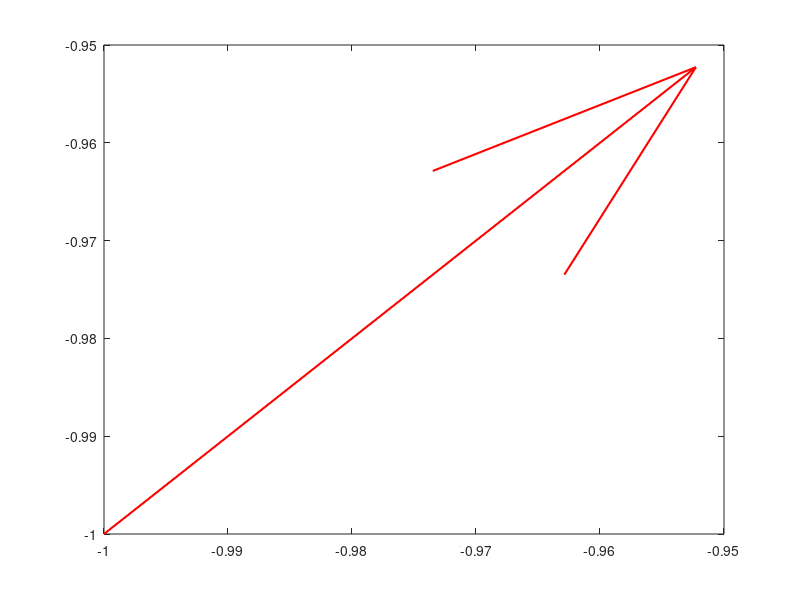

Recreate this plot in MATLAB. (Note: this script raises an error after producing the figure.)
%phaseport
%Example code to display a phase portrait of a 2nd order autonomous system
%Programmed by H. Richter
%Cleveland State University, 2015
%Uses adjust_quiver_arrowhead_size from Matlab Exchange / Kevin Delaney

%From the class example:

%x1dot=-2*x1+x2*u
%x2dot=-x1*u

%Set up a grid around the equilibrium point
u=1;
x1=[-1:0.15:1];
x2=[-1:0.15:1];
for i=1:length(x1),
    for j=1:length(x2),
    x1dot=-2*x1(i)+x2(j)*u;
    x2dot=-x1(i)*u;
        %normalize vector field
        uv=0.075*[x1dot;x2dot]/norm([x1dot;x2dot]);
        %plot
        q=quiver(x1(i),x2(j),uv(1),uv(2),'r','LineWidth',1.5);hold on
        adjust_quiver_arrowhead_size(q, 8);
    end
end
 axis tight